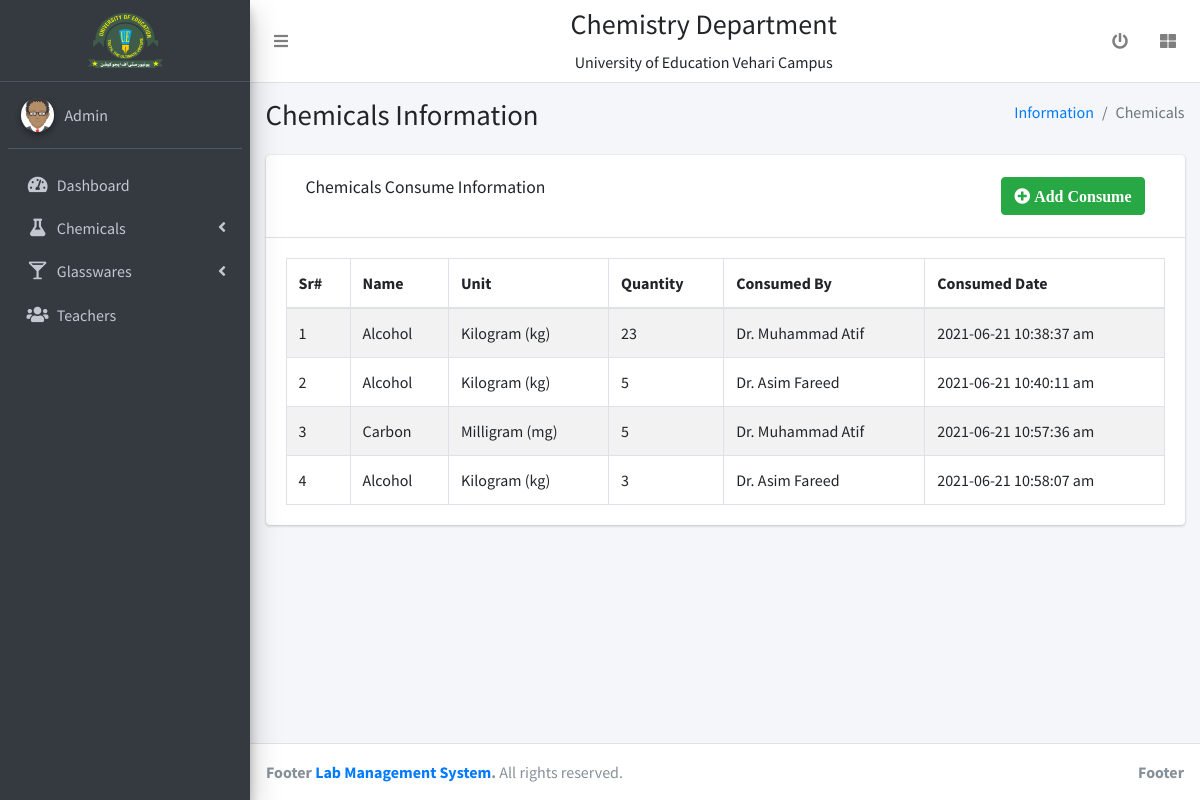
Screenshot of /consume-chemical.php (signed in) with the database file from the repository.
### tables this page shows
CREATE TABLE `chemical_consume` (
  `id` int(11) NOT NULL,
  `c_id` int(11) NOT NULL,
  `t_id` int(11) NOT NULL,
  `quantity` int(11) NOT NULL,
  `cdate` varchar(255) NOT NULL
);

CREATE TABLE `chemicals` (
  `c_id` int(11) NOT NULL,
  `c_name` varchar(11) NOT NULL,
  `c_unit` varchar(255) NOT NULL,
  `CreationDate` varchar(255) NOT NULL,
  `UpdationDate` varchar(255) NOT NULL
);

CREATE TABLE `teachers` (
  `id` int(11) NOT NULL,
  `name` varchar(255) NOT NULL,
  `CreationDate` varchar(255) NOT NULL,
  `UpdationDate` varchar(255) NOT NULL
);

### consume-chemical.php (the view, shortened to what this page needs)
<?php
include 'others/dbconn.php';
 ?>
<?php include 'others/header.php'; ?>
<?php include 'others/sidebar.php'; ?>
  <div class="content-wrapper">
    <section class="content-header">
      <div class="container-fluid">
        <div class="row mb-2">
          <div class="col-sm-6">
            <h1>Chemicals Information</h1>
          </div>
          <div class="col-sm-6">
            <ol class="breadcrumb float-sm-right">
              <li class="breadcrumb-item"><a href="#">Information</a></li>
              <li class="breadcrumb-item active">Chemicals</li>
            </ol>
          </div>
        </div>
      </div>
    </section>
    <section class="content">
      <div class="container-fluid">
        <div class="row">
          <div class="col-12">
            <div class="card">
              <div class="card-header">
                <div class="row" style="padding: 10px 20px;">
                    <div class="col-md-6 col-sm-6 col-6">
                      <h3 class="card-title">Chemicals Consume Information</h3>
                    </div>
                    <div class="col-md-6 col-md-6 col-sm-6 col-6" style="text-align: right;">
                      <button type="button" class="btn btn-success " data-toggle="modal" data-target="#add"><i class="fa fa-plus-circle"> Add Consume</i>
                      </button>
                  </div>
                </div>
              </div>
              <div class="card-body">
                <table id="example1" class="table table-bordered table-striped">
                  <thead>
                  <tr>
                    <th>Sr#</th>
                    <th>Name</th>
                    <th>Unit</th>
                    <th>Quantity</th>
                    <th>Consumed By</th>
                    <th>Consumed Date</th>
                  </tr>
                  </thead>
                  <tbody>
                    <?php
                    $k=0;
                   $sql1 = "SELECT * FROM chemical_consume";
                    $result1 = $conn->query($sql1);
                   if ($result1->num_rows > 0) {
                     while($row = $result1->fetch_assoc()) {
                    ?>
                  <tr id="<?php echo $row['id'];?>">
                    <td><?php echo ++$k; ?></td>
                    <td data-target="cname"><?php
                    $chid=$row['c_id'];
                    $sql2 = "SELECT * FROM chemicals WHERE c_id='$chid'";
                     $result2 = $conn->query($sql2);
                     $row2 = $result2->fetch_assoc();
                     echo $row2['c_name'];
                  ?></td>
                  <td data-target="cunit"><?php echo $row2['c_unit']; ?></td>
                    <td data-target="cstock"><?php echo $row['quantity']; ?></td>
                    <td><?php
                    $ttid=$row['t_id'];
                    $sql3 = "SELECT * FROM teachers WHERE id='$ttid'";
                     $result3 = $conn->query($sql3);
                     $row3 = $result3->fetch_assoc();
                     echo $row3['name'];
                  ?></td>
                    <td><?php echo $row['cdate']; ?></td>
                  </tr>
                   <?php } } else { ?>
                    <tr>
                      <th colspan="6">No Record Exists!!!!</th>
                    </tr>
                     <?php } ?>
                  </tbody>
                </table>
              </div>
            </div>
          </div>
        </div>
      </div>
    </section>
  </div>
  <?php include 'others/footer.php'; ?>

### others/header.php (shortened to what this page needs)
<!DOCTYPE html>
<html lang="en">
<head>
  <link rel="stylesheet" href="fontawesome/css/all.min.css">
  <link rel="stylesheet" href="css/adminlte.min.css">
  <link rel="stylesheet" href="css/OverlayScrollbars.min.css">
</head>
<body class="hold-transition sidebar-mini layout-fixed">
<div class="wrapper">
  <nav class="main-header navbar navbar-expand navbar-white navbar-light">
    <ul class="navbar-nav">
      <li class="nav-item">
        <a class="nav-link" data-widget="pushmenu" href="#" role="button"><i class="fas fa-bars"></i></a>
      </li>
    </ul>
<div style="text-align: center; margin-left: auto;" class="row">
  <div class="col-md-12 col-sm-12 col-12">
     <h3>Chemistry Department</h3>
  <span>University of Education Vehari Campus</span>
  </div>
</div>
    <ul class="navbar-nav ml-auto">
      <li class="nav-item dropdown">
        <a class="nav-link" data-toggle="dropdown" href="#">
          <i class="fa fa-power-off"></i>
        </a>
      </li>
      <li class="nav-item">
        <a class="nav-link" data-widget="control-sidebar" data-slide="true" href="#" role="button">
          <i class="fas fa-th-large"></i>
        </a>
      </li>
    </ul>
  </nav>

### others/sidebar.php (shortened to what this page needs)
<aside class="main-sidebar sidebar-dark-primary elevation-4">
  <a href="dashboard.php" class="brand-link" style="text-align: center;">
    <img src="img/logo.png" alt="AdminLTE Logo" width="75" class="img-fluid">
  </a>
  <div class="sidebar">
    <div class="user-panel mt-3 pb-3 mb-3 d-flex">
      <div class="image">
        <img src="img/avatar.png" class="img-circle elevation-2" alt="User Image">
      </div>
      <div class="info">
        <a href="#" class="d-block">Admin</a>
      </div>
    </div>
    <nav class="mt-2">
      <ul class="nav nav-pills nav-sidebar flex-column" data-widget="treeview" role="menu" data-accordion="false">
        <li class="nav-item">
          <a href="dashboard.php" class="nav-link">
            <i class="nav-icon fas fa-tachometer-alt"></i>
            <p>
              Dashboard
            </p>
          </a>
        </li>
        <li class="nav-item">
          <a href="#" class="nav-link">
            <i class="nav-icon fas fa-flask"></i>
            <p>
              Chemicals
              <i class="fas fa-angle-left right"></i>
            </p>
          </a>
        </li>
        <li class="nav-item">
          <a href="#" class="nav-link">
            <i class="fas fa-glass-martini-alt nav-icon"></i>
            <p>
              Glasswares
              <i class="fas fa-angle-left right"></i>
            </p>
          </a>
        </li>
      <li class="nav-item">
          <a href="teachers.php" class="nav-link">
            <i class="nav-icon fas fa-users"></i>
            <p>
              Teachers
            </p>
          </a>
        </li>
      </ul>
    </nav>
  </div>
</aside>

### others/footer.php (shortened to what this page needs)
<footer class="main-footer">
    <strong>Footer <a href="">Lab Management System</a>.</strong>
    All rights reserved.
    <div class="float-right d-none d-sm-inline-block">
      <b>Footer</b>
    </div>
  </footer>
</div>
</body>
</html>

### rows the page displays
chemical_consume: c.c_name "Alcohol", c.c_unit "Kilogram (kg)", quantity "23", t.name "Dr. Muhammad Atif", cdate "2021-06-21 10:38:37 am"
chemical_consume: c.c_name "Alcohol", c.c_unit "Kilogram (kg)", quantity "5", t.name "Dr. Asim Fareed", cdate "2021-06-21 10:40:11 am"
chemical_consume: c.c_name "Carbon", c.c_unit "Milligram (mg)", quantity "5", t.name "Dr. Muhammad Atif", cdate "2021-06-21 10:57:36 am"
chemical_consume: c.c_name "Alcohol", c.c_unit "Kilogram (kg)", quantity "3", t.name "Dr. Asim Fareed", cdate "2021-06-21 10:58:07 am"
